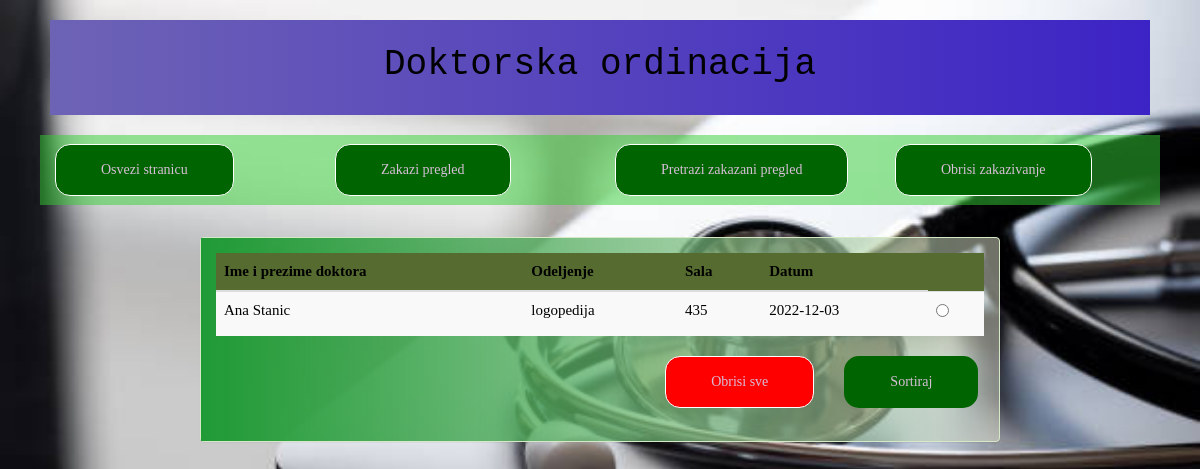
The app's page /home.php (signed in) with its own data.
### tables this page shows
CREATE TABLE `prijava` (
  `id_prijave` int(11) NOT NULL,
  `odeljenje` varchar(30) DEFAULT NULL,
  `sala` int(11) DEFAULT NULL,
  `datum` date DEFAULT NULL,
  `id_korisnika` int(11) DEFAULT NULL,
  `id_doktora` int(11) DEFAULT NULL
);

CREATE TABLE `doktor` (
  `id_doktora` int(11) NOT NULL,
  `ime_prez` varchar(51) NOT NULL
);

### model/prijava.php (called while the page is built, shortened)
<?php
class Prijava{
    public static function selectAll($conn, $id){
        return $conn->query("select * from prijava where id_korisnika = '$id'");
    }
}

### model/doktor.php (called while the page is built, shortened)
<?php
class Doktor{
    public static function selectSpecificDoctorByID(mysqli $conn, $id){
        $pretraga = "SELECT ime_prez from doktor where id_doktora = '$id'";
        $nizOdg = array();
        if ($resultSet = $conn->query($pretraga)) {
            while ($red = $resultSet->fetch_array(1)) {
                $nizOdg[] = $red;
            }
        }
        return $nizOdg;
    }
}

### home.php (the view, shortened to what this page needs)
<?php
require "model/prijava.php";
require "model/doktor.php";
$user_id = (int)$_COOKIE['userSpecificID'];
$broker = DBBroker::instance('localhost', 'root', '', 'itehprvidomaci');
$conn = $broker->conn;
$rezultat = Prijava::selectAll($conn, $user_id);
?>
<!DOCTYPE html>
<html lang="en">
<head>
    <link rel="stylesheet" href="https://maxcdn.bootstrapcdn.com/bootstrap/3.3.7/css/bootstrap.min.css">
    <link rel="stylesheet" type="text/css" href="css/home.css">
</head>
<body>
    <div class="naslov" style="color: black;">
        <h1>Doktorska ordinacija</h1>
    </div>
    <br>
    <div class="row" style="background-color: rgba(50, 205, 50, 0.5);">
         <div class="col-md-4">
            <button id="dugmeOsvezi" class="btn" onclick="funkcijaOsvezi()" style=" border: 1px solid white; "> Osvezi stranicu</button>
        </div>
        <div class="col-md-4">
            <button id="dugmeDodaj" type="button" class="btn" style=" border: 1px solid white;" data-toggle="modal" data-target="#zakaziModal1"> Zakazi pregled</button>
        </div>
        <div class="col-md-4">
            <button id="dugmePretrazi" class="btn" onclick="funkcijaPrikaziInput()" style="border: 1px solid white;"> Pretrazi zakazani pregled</button>
        </div>
        <div class="col-md-4">
            <button id="dugmeObrisi" class="btn" style=" border: 1px solid white; "> Obrisi zakazivanje</button>
        </div>
    </div>
    <br>
    <div id="pregled" class="panel panel-success" style="margin-top: 1%;">
        <div class="panel-body">
            <table id="tabelaOrd" class="table table-hover table-striped" style="color: black; background-color: darkolivegreen;">
                <thead class="thead">
                    <tr>
                        <th scope="col">Ime i prezime doktora</th>
                        <th scope="col">Odeljenje</th>
                        <th scope="col">Sala</th>
                        <th scope="col">Datum</th>
                    </tr>
                </thead>
                <tbody>
                    <?php
                    while ($red = $rezultat->fetch_array()) {
                        $i = 0;
                        $resSet = Doktor::selectSpecificDoctorByID($conn, $red['id_doktora']);
                    ?>
                        <tr id="tabelaSvihPrijava">
                            <td><?php echo $resSet[$i]['ime_prez']?></td>
                            <td><?php echo $red["odeljenje"] ?></td>
                            <td><?php echo $red["sala"] ?></td>
                            <td><?php echo $red["datum"] ?></td>
                            <td>
                                <label class="custom-radio-btn">
                                    <input type="radio" name="checked-donut" value=<?php echo $red["id_prijave"] ?>>
                                </label>
                            </td>
                        </tr>
                <?php
                    }
                ?>
                </tbody>
            </table>
            <div class="row">
                <div class="col-md-1" style="text-align: right">
                </div>
                <div class="col-md-12" style="text-align: right">
                    <button id="brisanje_dugme" method="post" class="btn btn-danger" style="background-color: red; border: 1px solid white;" name="key">Obrisi sve</button>
                </div>
                <div class="col-md-2" style="text-align: right; color: blue">
                    <button id="sortiranje_dugme" class="btn btn-normal" onclick="sortTable()">Sortiraj</button>
                </div>
            </div>
        </div>
    </div>
</body>
</html>

### css/home.css (style rules this page uses)
* { font-family: Monserrat; font-size: 15px; }
.naslov { font-family: monospace; float: center; text-align: center; border: 10px rgb(76, 71, 118); margin-left: 50px; margin-right: 50px; margin-top: 20px; background-image: linear-gradient(to right, #6d63b5,#3c23c5); padding: 20px; font-weight: bold; }
h1 { text-align: center; color: #000; margin-top: 5px; }
body { background-image: url("../img/slika.jpg" ); background-size: 100% 100%; background-repeat: no-repeat; background-attachment: fixed; }
.row { height: 70px; display: flex; margin-left: 40px; margin-right: 40px; }
.btn { padding: 15px 45px; color: thistle; font-weight: 200; justify-content: space-around; background-color: darkgreen; border-radius: 15px; }
.col-md-4 { margin-top: 9px; }
#pregled { margin-left: 200px; margin-right: 200px; margin-top: 100px; background-color: rgba(225, 225, 208, 0.5); }
.thead { font-size: 20px; text-align: center; }
.panel-body { background-image: linear-gradient(to left, rgba(255,0,0,0), rgb(31, 154, 53)); }

### records on screen
prijava: id_doktora.ime_prez "Ana Stanic", odeljenje "logopedija", sala "435", datum "2022-12-03"
